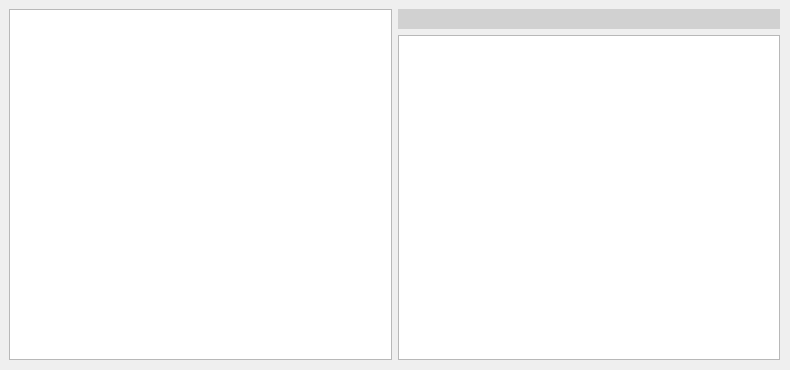
<?xml version="1.0" encoding="UTF-8"?>
<ui version="4.0">
 <class>Dialog</class>
 <widget class="QDialog" name="Dialog">
  <property name="geometry">
   <rect>
    <x>0</x>
    <y>0</y>
    <width>790</width>
    <height>370</height>
   </rect>
  </property>
  <property name="minimumSize">
   <size>
    <width>790</width>
    <height>370</height>
   </size>
  </property>
  <property name="windowTitle">
   <string>Connections</string>
  </property>
  <widget class="QWidget" name="container_widget" native="true">
   <property name="geometry">
    <rect>
     <x>9</x>
     <y>9</y>
     <width>771</width>
     <height>351</height>
    </rect>
   </property>
   <layout class="QHBoxLayout" name="horizontalLayout">
    <property name="leftMargin">
     <number>0</number>
    </property>
    <property name="topMargin">
     <number>0</number>
    </property>
    <property name="rightMargin">
     <number>0</number>
    </property>
    <property name="bottomMargin">
     <number>0</number>
    </property>
    <item>
     <widget class="QTreeWidget" name="connections_tree">
      <attribute name="headerVisible">
       <bool>false</bool>
      </attribute>
      <column>
       <property name="text">
        <string notr="true">1</string>
       </property>
      </column>
     </widget>
    </item>
    <item>
     <widget class="QWidget" name="metadata_widget" native="true">
      <property name="minimumSize">
       <size>
        <width>0</width>
        <height>0</height>
       </size>
      </property>
      <layout class="QVBoxLayout" name="verticalLayout">
       <property name="leftMargin">
        <number>0</number>
       </property>
       <property name="topMargin">
        <number>0</number>
       </property>
       <property name="rightMargin">
        <number>0</number>
       </property>
       <property name="bottomMargin">
        <number>0</number>
       </property>
       <item>
        <widget class="QLabel" name="metadata_label">
         <property name="minimumSize">
          <size>
           <width>0</width>
           <height>20</height>
          </size>
         </property>
         <property name="maximumSize">
          <size>
           <width>16777215</width>
           <height>20</height>
          </size>
         </property>
         <property name="font">
          <font>
           <pointsize>10</pointsize>
           <weight>75</weight>
           <bold>true</bold>
          </font>
         </property>
         <property name="styleSheet">
          <string notr="true">background-color: rgb(209, 209, 209);</string>
         </property>
         <property name="text">
          <string/>
         </property>
         <property name="margin">
          <number>5</number>
         </property>
         <property name="indent">
          <number>5</number>
         </property>
        </widget>
       </item>
       <item>
        <widget class="QTreeWidget" name="metadata_tree">
         <attribute name="headerVisible">
          <bool>false</bool>
         </attribute>
         <column>
          <property name="text">
           <string notr="true">1</string>
          </property>
         </column>
        </widget>
       </item>
      </layout>
     </widget>
    </item>
   </layout>
  </widget>
 </widget>
 <resources/>
 <connections/>
</ui>
